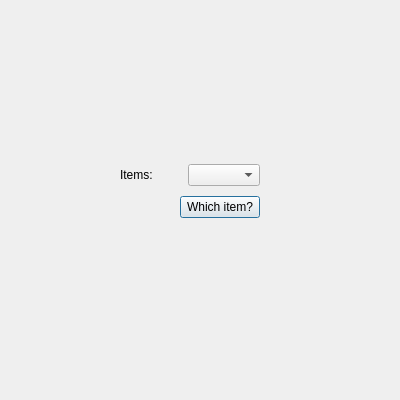
<?xml version="1.0" encoding="UTF-8"?>
<ui version="4.0">
 <class>Dialog</class>
 <widget class="QDialog" name="Dialog">
  <property name="geometry">
   <rect>
    <x>0</x>
    <y>0</y>
    <width>400</width>
    <height>400</height>
   </rect>
  </property>
  <property name="minimumSize">
   <size>
    <width>400</width>
    <height>400</height>
   </size>
  </property>
  <property name="maximumSize">
   <size>
    <width>400</width>
    <height>400</height>
   </size>
  </property>
  <property name="windowTitle">
   <string>Dialog</string>
  </property>
  <widget class="QWidget" name="">
   <property name="geometry">
    <rect>
     <x>120</x>
     <y>160</y>
     <width>140</width>
     <height>62</height>
    </rect>
   </property>
   <layout class="QVBoxLayout" name="verticalLayout">
    <item>
     <layout class="QHBoxLayout" name="horizontalLayout_2">
      <item>
       <widget class="QLabel" name="items_label">
        <property name="text">
         <string>Items:</string>
        </property>
       </widget>
      </item>
      <item>
       <widget class="QComboBox" name="item_combobox"/>
      </item>
     </layout>
    </item>
    <item>
     <layout class="QHBoxLayout" name="horizontalLayout">
      <item>
       <spacer name="horizontalSpacer">
        <property name="orientation">
         <enum>Qt::Horizontal</enum>
        </property>
        <property name="sizeHint" stdset="0">
         <size>
          <width>40</width>
          <height>20</height>
         </size>
        </property>
       </spacer>
      </item>
      <item>
       <widget class="QPushButton" name="which_button">
        <property name="text">
         <string>Which item?</string>
        </property>
       </widget>
      </item>
     </layout>
    </item>
   </layout>
  </widget>
 </widget>
 <resources/>
 <connections/>
</ui>
